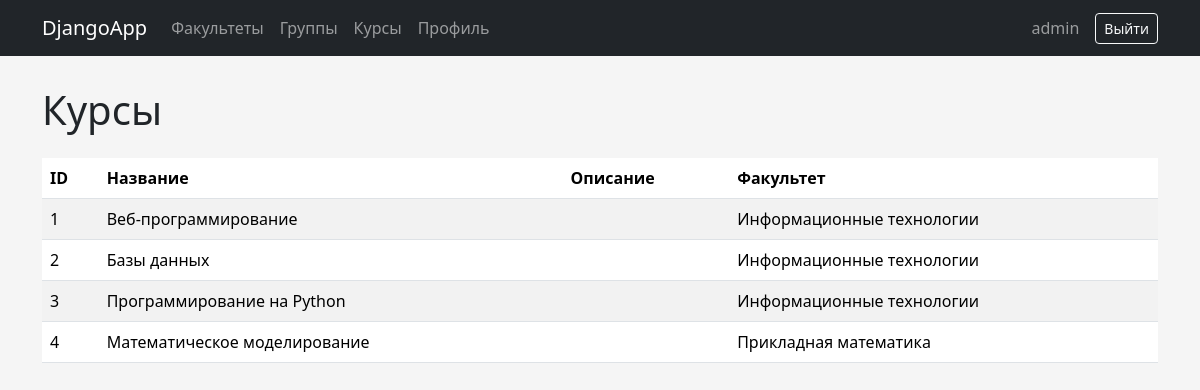
The app's page /courses/ (signed in) with its own data.
### accounts/models.py (models this page shows, shortened)
class Course(models.Model):
    title = models.CharField(max_length=200)
    description = models.TextField(blank=True)
    department = models.ForeignKey(
        Department,
        on_delete=models.CASCADE,
        related_name='courses'
    )

class Department(models.Model):
    name = models.CharField(max_length=200)

### accounts/views.py (the view)
@login_required
def course_list(request):
    courses = Course.objects.select_related(
        'department'
    ).all()
    return render(
        request,
        'course_list.html',
        {
            'courses': courses,
            'is_methodist': is_methodist(
                request.user
            ),
        }
    )

### accounts/views.py (called while the page is built)
def is_methodist(user):
    return user.groups.filter(
        name='Методист'
    ).exists()

### templates/course_list.html (shortened to what this page needs)
{% extends 'base.html' %}
{% block content %}
<div class="d-flex justify-content-between mb-3">
    <h1>Курсы</h1>
</div>
<table class="table table-striped">
    <thead>
        <tr>
            <th>ID</th>
            <th>Название</th>
            <th>Описание</th>
            <th>Факультет</th>
        </tr>
    </thead>
    <tbody>
        {% for course in courses %}
        <tr>
            <td>
                {{ course.id }}
            </td>
            <td>
                {{ course.title }}
            </td>
            <td>
            </td>
            <td>
                {{ course.department.name }}
            </td>
        </tr>
        {% endfor %}
    </tbody>
</table>
{% endblock %}

### templates/base.html (shortened to what this page needs)
{% load static %}
<!DOCTYPE html>
<html lang="ru">
<head>
    <link rel="stylesheet"
          href="{% static 'vendor/bootstrap/css/bootstrap.min.css' %}">
    <link rel="stylesheet"
          href="{% static 'css/style.css' %}">
</head>
<body>
<nav class="navbar navbar-expand-lg navbar-dark bg-dark">
    <div class="container">
        <a class="navbar-brand" href="/profile/">
            DjangoApp
        </a>
        <div class="navbar-nav me-auto">
            <a class="nav-link" href="/departments/">
                Факультеты
            </a>
            <a class="nav-link" href="/groups/">
                Группы
            </a>
            <a class="nav-link" href="/courses/">
                Курсы
            </a>
            <a class="nav-link" href="/profile/">
                Профиль
            </a>
        </div>
        {% if user.is_authenticated %}
            <span class="navbar-text me-3">
                {{ user.username }}
            </span>
            <form method="post" action="/accounts/logout/">
                <button class="btn btn-outline-light btn-sm"
                        type="submit">
                    Выйти
                </button>
            </form>
        {% endif %}
    </div>
</nav>
<div class="container page-container">
    {% block content %}
    {% endblock %}
</div>
</body>
</html>

### static/css/style.css (style rules this page uses)
body { background-color: #f5f5f5; }
.page-container { margin-top: 30px; }

### records on screen
Course: id "1", title "Веб-программирование", department.name "Информационные технологии"
Course: id "2", title "Базы данных", department.name "Информационные технологии"
Course: id "3", title "Программирование на Python", department.name "Информационные технологии"
Course: id "4", title "Математическое моделирование", department.name "Прикладная математика"

### other values on screen
{{ user.username }} "admin"
